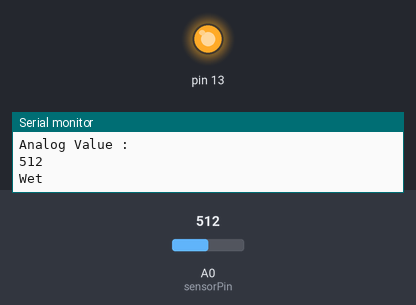
The sketch below on a simulated Arduino Uno, built with avr-gcc and run on an emulated ATmega328P. On the bench: output pins drawn as LEDs (lit = HIGH), the last lines printed to the serial monitor. Inputs (shaded band) come from the test bench; at power-on: A0 (sensorPin) = 512.

Above: at 1.8 s.
1.9 s: A0 (sensorPin) set to 540
3.4 s: A0 (sensorPin) set to 563
At 5.0 s:
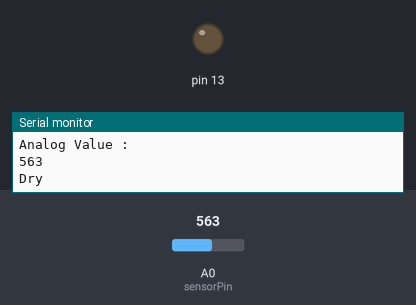
5.5 s: A0 (sensorPin) set to 511
At 6.5 s:
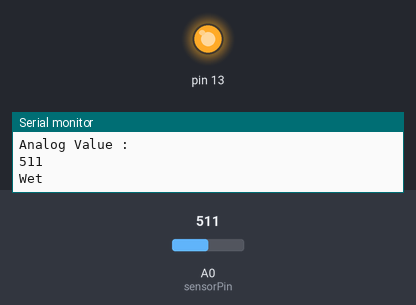
7.5 s: A0 (sensorPin) set to 560
At 9.3 s:
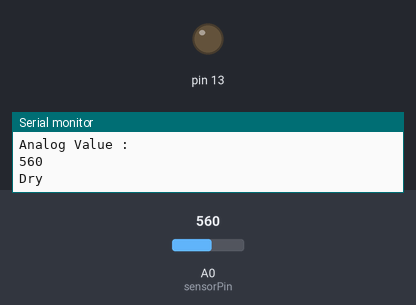
Timing chart, 0 to 10.5 s (numbered marks = the images above; inputs shaded):
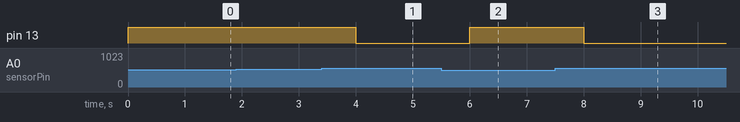

The sketch:

moisture.ino
```cpp
int sensorPin = A0;
int sensorValue;
int limit = 550;

void setup() {
 Serial.begin(115200);
 pinMode(13, OUTPUT);
}

void loop() {

 sensorValue = analogRead(sensorPin);
 Serial.println("Analog Value : ");
 Serial.println(sensorValue);

 if (sensorValue<limit) {
  digitalWrite(13, HIGH);
  Serial.println("Wet");
 }
 else {
 digitalWrite(13, LOW);
 Serial.println("Dry");
 }

 delay(1000);
}
```

Measured:
- the behaviour switches between 549 and 550 on A0 (sensorPin) (found by bisection; images 0 and 1)
- after the input at 3.4 s, pin 13: HIGH → LOW after 0.60 s
- after the input at 5.5 s, pin 13: LOW → HIGH after 0.50 s
- after the input at 7.5 s, pin 13: HIGH → LOW after 0.50 s
